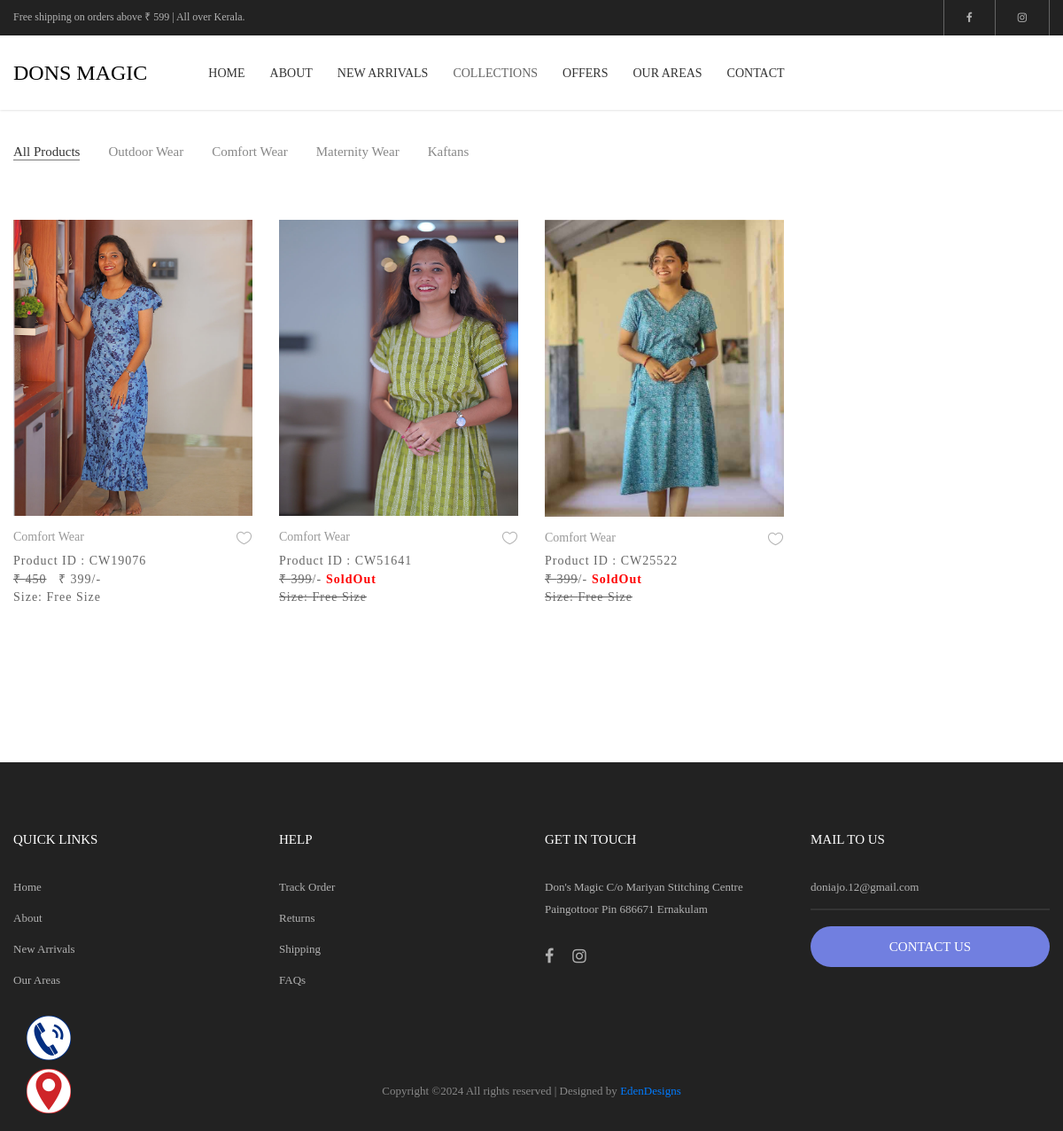
/offers.php, run on the app's committed database.
### tables this page shows
CREATE TABLE IF NOT EXISTS `tbl_producttype` (
  `producttype_id` int NOT NULL AUTO_INCREMENT,
  `producttype` varchar(250) DEFAULT NULL,
  `typecode` varchar(11) NOT NULL,
  `abouttype` text,
  `orderno` int DEFAULT '0',
  `createdat` datetime DEFAULT NULL,
  `createdby` int DEFAULT NULL,
  `updatedat` datetime DEFAULT NULL,
  `updatedby` int DEFAULT NULL,
  `status` varchar(50) DEFAULT 'Active',
  `isdeleted` smallint DEFAULT '0',
  PRIMARY KEY (`producttype_id`)
);

CREATE TABLE IF NOT EXISTS `tbl_product` (
  `id` int NOT NULL AUTO_INCREMENT,
  `producttype_id` int NOT NULL,
  `product_code` varchar(20) DEFAULT NULL,
  `title` text,
  `aboutproduct` text,
  `MRP` int NOT NULL,
  `offerprice` int DEFAULT NULL,
  `isfeatured` smallint DEFAULT '0',
  `image_1` text,
  `image_2` text,
  `image_3` text,
  `image_4` text,
  `orderno` int DEFAULT '0',
  `availablesizes` varchar(300) DEFAULT NULL,
  `label` varchar(250) DEFAULT NULL,
  `color` varchar(250) DEFAULT NULL,
  `createdat` datetime DEFAULT NULL,
  `createdby` int DEFAULT NULL,
  `updatedat` datetime DEFAULT NULL,
  `updatedby` int DEFAULT NULL,
  `status` varchar(50) DEFAULT 'Active',
  `isdeleted` tinyint DEFAULT '0',
  PRIMARY KEY (`id`)
);

### admin/db_connection.php (called while the page is built, shortened)
<?php
$statusarray=array("ACTIVE"=>"Active","DRAFT"=>"Draft","SOLDOUT"=>"SoldOut");
?>

### offers.php (the view, shortened to what this page needs)
<?php
include('headerWhite.php');
include_once("admin/db_connection.php");
?>
	<div class="bg0 m-t-23 p-b-140">
	<div class="container">
			<div class="flex-w flex-sb-m p-b-52">
				<div class="flex-w flex-l-m filter-tope-group m-tb-10">
				<button class="stext-106 cl6 hov1 bor3 trans-04 m-r-32 m-tb-5 how-active1" data-filter="*">
						All Products
					</button>
						<?php
                            $sql_select = "SELECT  producttype_id,
							producttype,typecode
							FROM tbl_producttype
							WHERE IFNULL(isdeleted,0)=0 AND IFNULL(STATUS,'Active')='Active'
							ORDER BY orderno ASC";
							$select_results = $con->query($sql_select);
							while($row_select=$select_results->fetch_array(MYSQLI_ASSOC)){
								$producttype=$row_select["producttype"];
								$typecode=$row_select["typecode"];
							?>
							<button class="stext-106 cl6 hov1 bor3 trans-04 m-r-32 m-tb-5" data-filter=".<?php echo $typecode; ?>">
								<?php echo $producttype; ?>
							</button>
							<?php
							}
						?>
				</div>
			</div>
			<div class="row isotope-grid">
				<?php
						$sql_products = "SELECT   p.id,
						IFNULL(p.title,'')title,
						IFNULL(p.product_code,'')product_code,
						IFNULL(p.aboutproduct,'') aboutproduct,
						p.MRP,
						IFNULL(p.offerprice,'') offerprice,
						CASE WHEN IFNULL(p.isfeatured,0)=0 THEN 'NO' ELSE 'YES' END isfeatured ,
						p.image_1,
						IFNULL(p.STATUS,'Active') status,
						IFNULL(p.orderno,0) orderno,
						IFNULL(p.label,'') label,
						IFNULL(p.color,'') color,
						t.producttype_id,
						t.producttype,
						t.typecode,
						GROUP_CONCAT(s.size  ORDER BY s.orderno ASC) size
						FROM tbl_product p LEFT JOIN tbl_producttype t ON t.producttype_id=p.producttype_id
						LEFT JOIN tbl_availablesizes a On a.product_id=p.id
						LEFT JOIN tbl_size s ON a.size_id=s.size_id
						WHERE IFNULL(p.isdeleted,0)=0
						AND IFNULL(p.STATUS,'Active')!='".$statusarray["DRAFT"]."'
						AND IFNULL(p.offerprice,0)>0
						GROUP BY p.id ORDER BY IFNULL(p.orderno,0) ASC,p.id DESC";
						$product_results = $con->query($sql_products);
						while($row_product=$product_results->fetch_array(MYSQLI_ASSOC)){
							$producttype=$row_product["producttype"];
							$typecode=$row_product["typecode"];
							$id=$row_product["id"];
							$title=$row_product["title"];
							$product_code=$row_product["product_code"];
							$MRP=$row_product["MRP"];
							$offerprice=$row_product["offerprice"];
							$image_1=$row_product["image_1"];
							$status=$row_product["status"];
							$size=$row_product["size"];
							$label=$row_product["label"];
							$color=$row_product["color"];
						?>
						<div class="col-sm-6 col-md-4 col-lg-3 p-b-35 isotope-item <?php echo $typecode; ?>">
							<div class="block2">
								<div class="block2-pic hov-img0 <?php if(trim($label)!=""){ ?>label-new <?php }?>" data-label="<?php echo $label; ?>">
									<a href="viewmore.php?id=<?php echo $id; ?>" class="stext-104 cl4 hov-cl1 trans-04 js-name-b2 p-b-6">
										<img src="images/products/<?php echo $image_1; ?>" alt="IMG-PRODUCT">
									</a>
								</div>
								<div class="block2-txt flex-w flex-t p-t-14">
									<div class="block2-txt-child1 flex-col-l ">
										<a href="viewmore.php?id=<?php echo $id; ?>" class="stext-104 cl4 hov-cl1 trans-04 js-name-b2 p-b-6">
											<?php echo $producttype; echo trim($color)!=""?" (".$color.")":""; ?>
											<br><?php echo trim($title); ?>
										</a>
										<span class="stext-105 cl3">
											Product ID : <?php echo $product_code; ?>
										</span>
										<span class="stext-105 cl3">
										<?php
										if($status!=$statusarray["SOLDOUT"]){
											if($offerprice!="" && $offerprice>0){
												echo "<s>₹ $MRP</s> &nbsp; ₹ $offerprice/-";
											}else{
												echo "₹ $MRP/-";
											}
										}else{
											if($offerprice!="" && $offerprice>0){
												echo "<s>₹ $offerprice</s>/-";
											}else{
												echo "<s>₹ $MRP</s>/-";
											}
											echo '<span class="soldout">'.$statusarray["SOLDOUT"].'</span>';
										}
										if($status!=$statusarray["SOLDOUT"]){
											echo "<br>Size: $size";
										}
										else{
											echo "<br><s>Size: $size</s>";
										}
										?>
										</span>
									</div>
									<div class="block2-txt-child2 flex-r p-t-3">
										<a href="#" class="btn-addwish-b2 dis-block pos-relative js-addwish-b2">
											<img class="icon-heart1 dis-block trans-04" src="images/icons/icon-heart-01.png" alt="ICON">
										</a>
									</div>
								</div>
							</div>
						</div>
						<?php
						}
					?>
			</div>
		</div>
</div>
	<?php
	include("footer.php");
	?>

### headerWhite.php (shortened to what this page needs)
<!DOCTYPE html>
<html lang="en">
<head>
	<link rel="stylesheet" type="text/css" href="vendor/bootstrap/css/bootstrap.min.css">
	<link rel="stylesheet" type="text/css" href="fonts/font-awesome-4.7.0/css/font-awesome.min.css">
	<link rel="stylesheet" type="text/css" href="fonts/iconic/css/material-design-iconic-font.min.css">
	<link rel="stylesheet" type="text/css" href="fonts/linearicons-v1.0.0/icon-font.min.css">
	<link rel="stylesheet" type="text/css" href="vendor/animate/animate.css">
	<link rel="stylesheet" type="text/css" href="vendor/css-hamburgers/hamburgers.min.css">
	<link rel="stylesheet" type="text/css" href="vendor/animsition/css/animsition.min.css">
	<link rel="stylesheet" type="text/css" href="vendor/select2/select2.min.css">
	<link rel="stylesheet" type="text/css" href="vendor/daterangepicker/daterangepicker.css">
	<link rel="stylesheet" type="text/css" href="vendor/slick/slick.css">
	<link rel="stylesheet" type="text/css" href="vendor/MagnificPopup/magnific-popup.css">
	<link rel="stylesheet" type="text/css" href="vendor/perfect-scrollbar/perfect-scrollbar.css">
	<link rel="stylesheet" type="text/css" href="css/util.css">
	<link rel="stylesheet" type="text/css" href="css/main.css">
	<link rel="stylesheet" type="text/css" href="css/styles.css">
</head>
<body class="animsition">
<a
      href="https://maps.app.goo.gl/HbEKxLZuqc51WUV18" target="_blank"
      class="floatWatsapp">
      <img src="images/whatsapp.png"  alt="" height="50px" width="50px" />
    </a>
    <a
      href="tel:+919744187391"
      class="floatCallbutton">
      <img src="images/call.png" alt="" height="50px" width="50px" />
    </a>
	<header class="header-v4">
		<div class="container-menu-desktop">
			<div class="top-bar">
				<div class="content-topbar flex-sb-m h-full container">
					<div class="left-top-bar">
						Free shipping on orders above ₹ 599 | All over Kerala.
					</div>
					<div class="right-top-bar flex-w h-full">
						<a href="https://www.facebook.com/profile.php?id=61555030816084&mibextid=ZbWKwL" class="flex-c-m trans-04 p-lr-25">
						<i class="fa fa-facebook"></i>
						</a>
						<a href="https://www.instagram.com/donsmagic?igsh=Mzc0OGR1cWdkamcx" target="_blank" class="flex-c-m trans-04 p-lr-25">
						<i class="fa fa-instagram"></i>
						</a>
					</div>
				</div>
			</div>
			<div class="wrap-menu-desktop how-shadow1">
				<nav class="limiter-menu-desktop container">
					<a href="." class="logo" style="font-family: 'Gugi'; color: Black; font-size: 24px;">
						DONS MAGIC
					</a>
					<div class="menu-desktop">
					<ul class="main-menu">
							<li>
								<a href=".">HOME</a>
							</li>
							<li>
								<a href="about.php">ABOUT</a>
							</li>
							<li>
								<a href="newarrival.php">NEW ARRIVALS</a>
							</li>
							<li>
								<a>COLLECTIONS</a>
							</li>
							<li>
								<a href="offers.php">OFFERS</a>
							</li>
							<li>
								<a href="ComfortWear.php">OUR AREAS</a>
							</li>
							<li>
								<a href="contact.php">CONTACT</a>
							</li>
						</ul>
					</div>
				</nav>
			</div>
		</div>
	</header>

### footer.php (shortened to what this page needs)
<footer class="bg3 p-t-75 p-b-32">
		<div class="container">
			<div class="row">
				<div class="col-sm-6 col-lg-3 p-b-50">
					<h4 class="stext-301 cl0 p-b-30">
						Quick Links
					</h4>
					<ul>
						<li class="p-b-10">
							<a href="#" class="stext-107 cl7 hov-cl1 trans-04">
								Home
							</a>
						</li>
						<li class="p-b-10">
							<a href="#" class="stext-107 cl7 hov-cl1 trans-04">
								About
							</a>
						</li>
						<li class="p-b-10">
							<a href="#" class="stext-107 cl7 hov-cl1 trans-04">
								New Arrivals
							</a>
						</li>
						<li class="p-b-10">
							<a href="#" class="stext-107 cl7 hov-cl1 trans-04">
								Our Areas
							</a>
						</li>
					</ul>
				</div>
				<div class="col-sm-6 col-lg-3 p-b-50">
					<h4 class="stext-301 cl0 p-b-30">
						Help
					</h4>
					<ul>
						<li class="p-b-10">
							<a href="" class="stext-107 cl7 hov-cl1 trans-04">
								Track Order
							</a>
						</li>
						<li class="p-b-10">
							<a href="" class="stext-107 cl7 hov-cl1 trans-04">
								Returns
							</a>
						</li>
						<li class="p-b-10">
							<a href="" class="stext-107 cl7 hov-cl1 trans-04">
								Shipping
							</a>
						</li>
						<li class="p-b-10">
							<a href="" class="stext-107 cl7 hov-cl1 trans-04">
								FAQs
							</a>
						</li>
					</ul>
				</div>
				<div class="col-sm-6 col-lg-3 p-b-50">
					<h4 class="stext-301 cl0 p-b-30">
						GET IN TOUCH
					</h4>
					<p class="stext-107 cl7 size-201">
					Don's Magic
C/o Mariyan Stitching Centre
Paingottoor
Pin 686671
Ernakulam
					</p>
					<div class="p-t-27">
						<a href="https://www.facebook.com/profile.php?id=61555030816084&mibextid=ZbWKwL" class="fs-18 cl7 hov-cl1 trans-04 m-r-16">
							<i class="fa fa-facebook"></i>
						</a>
						<a href="https://www.instagram.com/donsmagic?igsh=Mzc0OGR1cWdkamcx" target="_blank" class="fs-18 cl7 hov-cl1 trans-04 m-r-16">
							<i class="fa fa-instagram"></i>
						</a>
					</div>
				</div>
				<div class="col-sm-6 col-lg-3 p-b-50">
					<h4 class="stext-301 cl0 p-b-30">
						Mail to Us
					</h4>
					<form>
						<div class="wrap-input1 w-full p-b-4">
							<label class="input1 bg-none plh1 stext-107 cl7">doniajo.12@gmail.com</label>
						</div>
						<div class="p-t-18">
							<a class="flex-c-m stext-101 cl0 size-103 bg1 bor1 hov-btn2 p-lr-15 trans-04"
							 href="https://wa.me/919744187391?text=Hi%20There! I am interested in your product..." target="_blank">Contact Us</a>
						</div>
					</form>
				</div>
			</div>
			<div class="p-t-40">
				<p class="stext-107 cl6 txt-center">
Copyright &copy;<script>document.write(new Date().getFullYear());</script> All rights reserved | Designed by <a href="https://www.edendesigns.in" target="_blank">EdenDesigns</a>
				</p>
			</div>
		</div>
	</footer>
</body>
</html>

### css/main.css (style rules this page uses)
.floatWatsapp { position: fixed; width: 40px; height: 40px; bottom: 30px; left: 30px; color: #fff; border-radius: 50px; text-align: center; cursor: pointer; box-shadow: 2px 2px 3px #999; z-index:100; }
.floatCallbutton { position: fixed; width: 40px; height: 40px; bottom: 90px; left: 30px; color: #fff; border-radius: 50px; text-align: center; cursor: pointer; box-shadow: 2px 2px 3px #999; z-index:100; }
.container { max-width: 1380px; }
@media (max-width: 1600px) { .container { max-width: 1200px; } }
.container-menu-desktop { height: auto; width: 100%; position: relative; -webkit-transition: all 0.3s; -o-transition: all 0.3s; -moz-transition: all 0.3s; transition: all 0.3s; }
.header-v4 .container-menu-desktop { height: 124px; }
.top-bar { height: 40px; background-color: #222; }
.left-top-bar { font-family: Poppins-Regular; font-size: 12px; line-height: 1.8; color: #b2b2b2; }
.right-top-bar a { font-family: Poppins-Regular; font-size: 12px; line-height: 1.8; height: 100%; color: #b2b2b2; border-right: 1px solid rgba(255,255,255,0.3); }
.right-top-bar a:first-child { border-left: 1px solid rgba(255,255,255,0.3); }
.wrap-menu-desktop { position: fixed; z-index: 1100; background-color: transparent; width: 100%; height: 84px; top: 40px; left: 0px; -webkit-transition: height 0.3s, background-color 0.3s; -o-transition: height 0.3s, background-color 0.3s; -moz-transition: height 0.3s, background-color 0.3s; transition: height 0.3s, background-color 0.3s; }
.header-v4 .wrap-menu-desktop { background-color: #fff; }
.limiter-menu-desktop { height: 100%; display: -webkit-box; display: -webkit-flex; display: -moz-box; display: -ms-flexbox; display: flex; align-items: center; background-color: transparent; }
.logo { display: -webkit-box; display: -webkit-flex; display: -moz-box; display: -ms-flexbox; display: flex; align-items: center; height: 65%; margin-right: 55px; }
.menu-desktop { display: -webkit-box; display: -webkit-flex; display: -moz-box; display: -ms-flexbox; display: flex; align-items: center; height: 100%; }
.main-menu { list-style-type: none; margin: 0; display: -webkit-box; display: -webkit-flex; display: -moz-box; display: -ms-flexbox; display: flex; align-items: center; }
.main-menu > li { display: block; position: relative; padding: 20px 10px 20px 0px; margin: 0px 4px 0px 14px; }
.main-menu > li > a { font-family: Poppins-Medium; font-size: 14px; color: #333; padding: 5px 0px; transition: all 0.4s; -webkit-transition: all 0.4s; -o-transition: all 0.4s; -moz-transition: all 0.4s; }
.block2-pic { position: relative; }
.block2-txt-child1 { width: calc(100% - 30px); }
.block2-txt-child2 { width: 30px; }
.cl0 { color: #fff; }
.cl3 { color: #666; }
.cl4 { color: #999; }
.cl6 { color: #888; }
.cl7 { color: #b2b2b2; }
.stext-101 { font-family: Poppins-Medium; font-size: 15px; line-height: 1.466667; text-transform: uppercase; }
.stext-104 { font-family: Poppins-Regular; font-size: 14px; line-height: 1.466667; }
.stext-105 { font-family: Poppins-Regular; font-size: 14px; line-height: 1.466667; letter-spacing: 1px; }
.stext-106 { font-family: Poppins-Regular; font-size: 15px; line-height: 1.2; }
.stext-107 { font-family: Poppins-Regular; font-size: 13px; line-height: 1.923; }
.stext-301 { font-family: Montserrat-Bold; font-size: 15px; line-height: 1.6; text-transform: uppercase; }
.size-103 { min-width: 179px; height: 46px; }
.size-201 { max-width: 270px; }
.bg-none { background-color: transparent; }
.bg0 { background-color: #fff; }
.bg1 { background-color: #717fe0; }
.bg3 { background-color: #222; }
.bor1 { border-radius: 23px; }
.bor3 { border-bottom: 1px solid transparent; }
.how-active1 { color: #333; border-color: #797979; }
.wrap-input1 { position: relative; border-bottom: 2px solid rgba(204,204,204, 0.1); }
.input1 { background-color: transparent; width: 100%; }
.how-shadow1 { box-shadow: 0 0px 3px 0px rgba(0,0,0,0.2); -moz-box-shadow: 0 0px 3px 0px rgba(0,0,0,0.2); -webkit-box-shadow: 0 0px 3px 0px rgba(0,0,0,0.2); -o-box-shadow: 0 0px 3px 0px rgba(0,0,0,0.2); -ms-box-shadow: 0 0px 3px 0px rgba(0,0,0,0.2); }
.hov-img0 { display: block; overflow: hidden; }
.hov-img0 img { width: 100%; -webkit-transition: transform 0.9s ease; -o-transition: transform 0.9s ease; -moz-transition: transform 0.9s ease; transition: transform 0.9s ease; }
.soldout { color: red; padding-left: 5px; font-weight: 700; }

### css/styles.css (style rules this page uses)
* { box-sizing: border-box; margin: 0; padding: 0; }

### data on the page
tbl_producttype: producttype "Outdoor Wear"
tbl_producttype: producttype "Comfort Wear"
tbl_producttype: producttype "Maternity Wear"
tbl_producttype: producttype "Kaftans"
tbl_product: image_1 (picture), producttype.producttype "Comfort Wear", product_code "CW19076", MRP "450", offerprice "399", size "Free Size"
tbl_product: image_1 (picture), producttype.producttype "Comfort Wear", product_code "CW51641", offerprice "399", size "Free Size"
tbl_product: image_1 (picture), producttype.producttype "Comfort Wear", product_code "CW25522", offerprice "399", size "Free Size"
